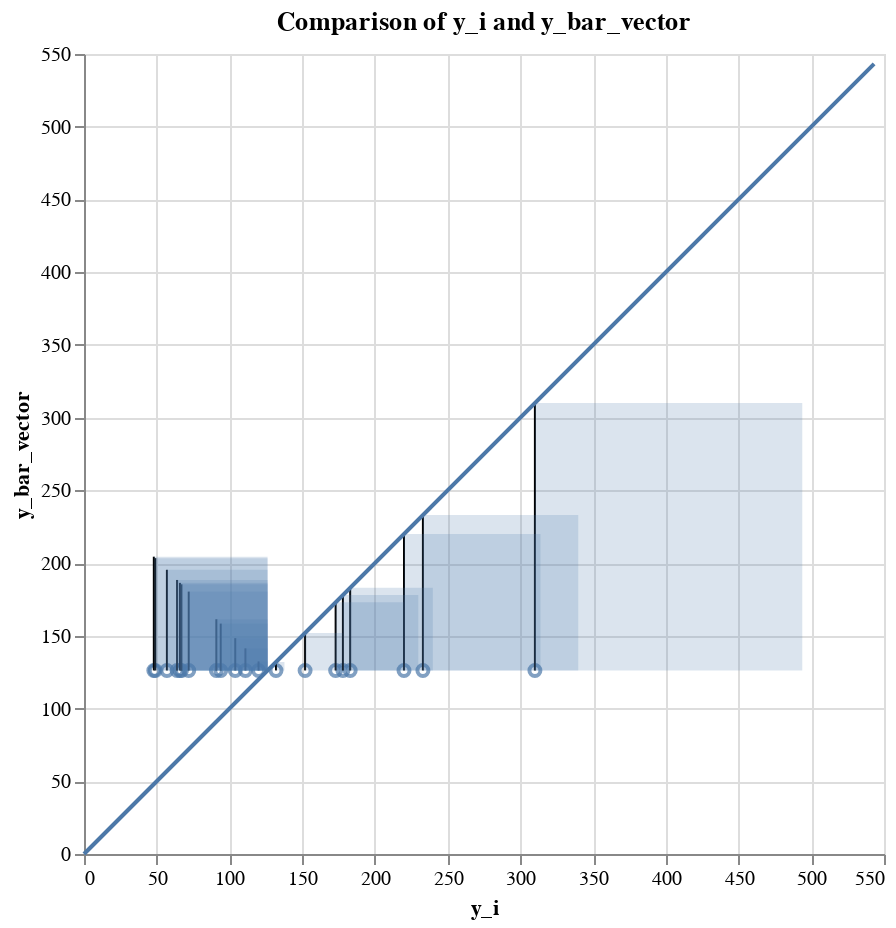
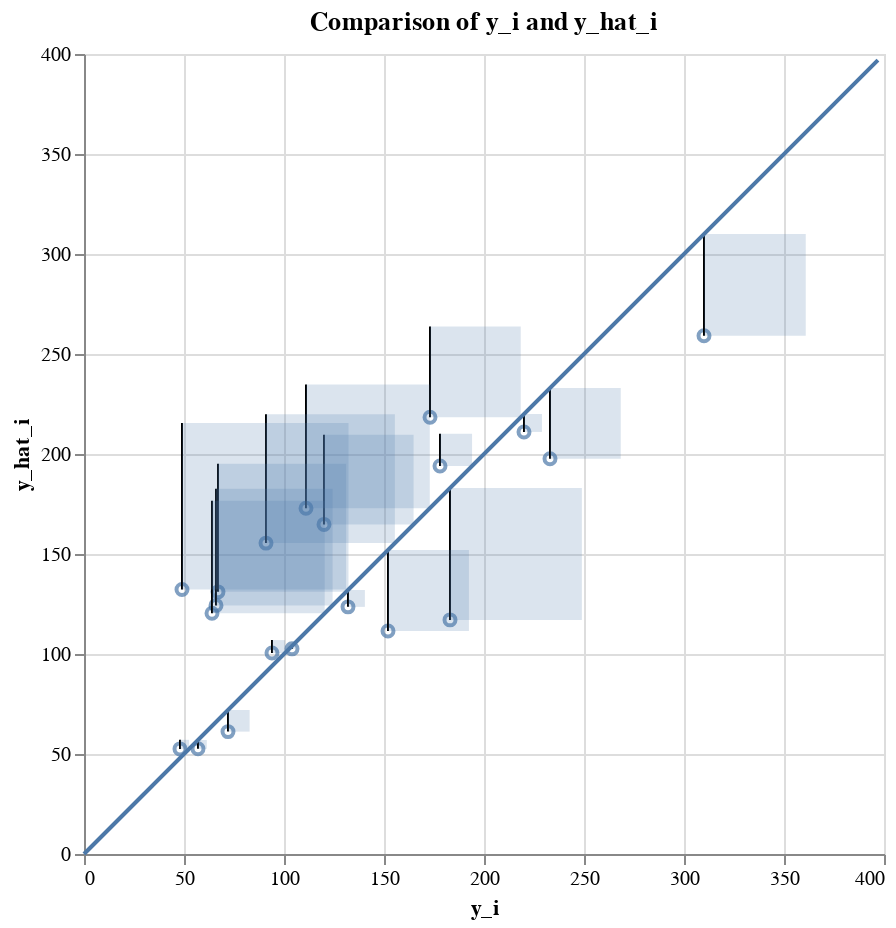
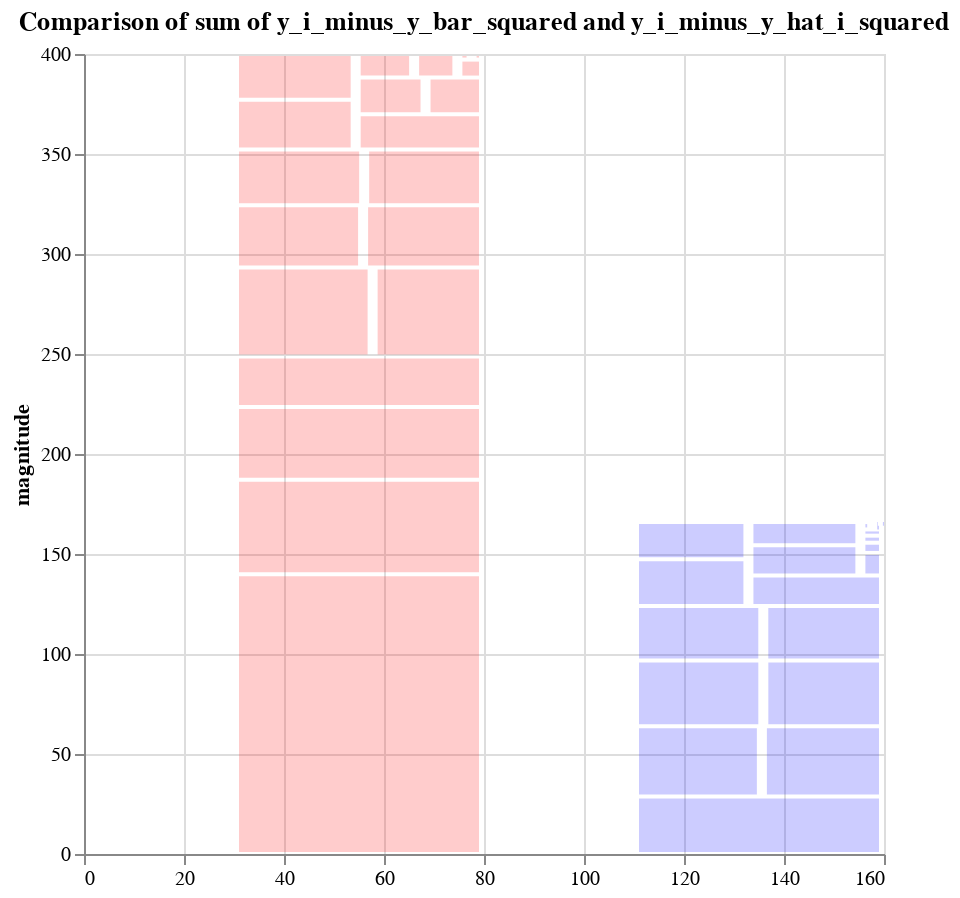
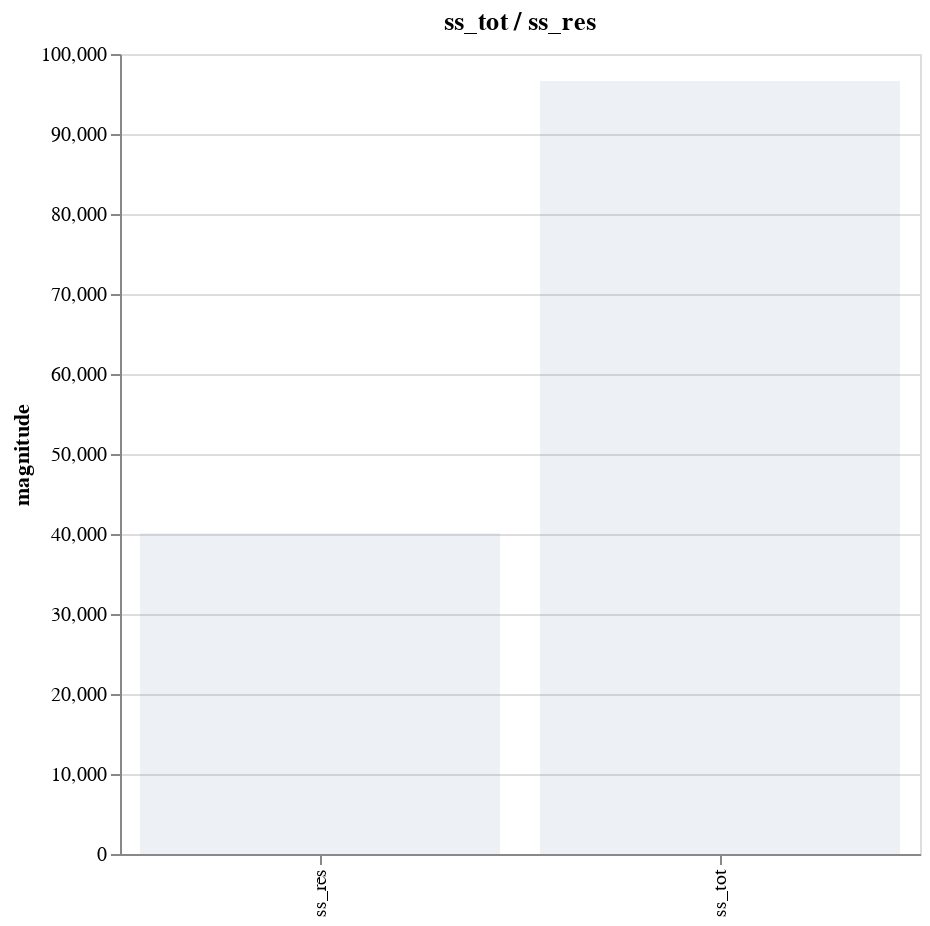

Write notebook code for charts like these, in order.
### Markdown cell above
Now that the model is trained and the libraries are loaded, the data scientist calculates some metrics.  We write out these metrics explicitly as a computation tree.  In practice, it would be possible to write a function that takes Python's abstract syntax tree generated from the scoring functions written by the data scientist.  For this use case, we assume that the AST has already been parsed and written into the DSL that specmetric expects.

### Code cell
# r2
########### BEGIN COMPUTATION GRAPH ##########
## Everything below can be extracted from the abstract syntax tree
# Changes size of container
from IPython.display import display, HTML
display(HTML("<style>.container { width:100% !important; }</style>"))
display(HTML("<style>div.output_scroll { height: 44em; }</style>"))
display(HTML("<style>.output { flex-direction: row; display: flex }</style>"))

y_i = diabetes_y_test
y_hat_i = diabetes_y_pred
X = diabetes_X_test
y_bar_scalar = np.mean(y_i)
y_bar_vector = np.full(y_i.shape, y_bar_scalar)
y_i_minus_y_hat_i = y_i - y_hat_i
y_i_minus_y_bar = y_i - y_bar_vector
y_i_minus_y_hat_i_squared = np.square(y_i_minus_y_hat_i)
y_i_minus_y_bar_squared = np.square(y_i_minus_y_bar)
ss_res = np.sum(y_i_minus_y_hat_i_squared)
ss_tot = np.sum(y_i_minus_y_bar_squared)
one = 1
ss_res_ss_tot_ratio = ss_res / ss_tot
r2 = one - ss_res_ss_tot_ratio
data_dict = {
    'y_i': y_i,
    'y_hat_i': y_hat_i,
    'X': X,
    'y_bar_scalar': y_bar_scalar,
    'y_bar_vector': y_bar_vector,
    'y_i_minus_y_hat_i': y_i_minus_y_hat_i,
    'y_i_minus_y_bar': y_i_minus_y_bar,
    'y_i_minus_y_hat_i_squared': y_i_minus_y_hat_i_squared,
    'y_i_minus_y_bar_squared': y_i_minus_y_bar_squared,
    'ss_res': ss_res,
    'ss_tot': ss_tot,
    'one': one,
    'ss_res_ss_tot_ratio': ss_res_ss_tot_ratio,
    'r2': r2
}

minus_scalar = ComputationNode('minus_scalar', None, 'scalar_diff', input_data=['one', 'ss_res_ss_tot_ratio'], output_data='r2')
one = ComputationNode('one', minus_scalar, 'scalar', input_data=[], output_data='one')
ratio = ComputationNode('ratio', minus_scalar, 'scalar_ratio', input_data=['ss_res', 'ss_tot'], output_data='ss_res_ss_tot_ratio')
vector_sum_ss_res = ComputationNode('ss_res', ratio, 'vector_sum',input_data=['y_i_minus_y_hat_i_squared'], output_data='ss_res')
vector_sum_ss_tot = ComputationNode('ss_tot', ratio, 'vector_sum', input_data=['y_i_minus_y_bar_squared'], output_data='ss_tot')
square_residuals = ComputationNode('square_residuals', vector_sum_ss_res, 'vector_square', input_data=['y_i_minus_y_hat_i'], output_data='y_i_minus_y_hat_i_squared')
square_variances = ComputationNode('square_variances', vector_sum_ss_tot, 'vector_square', input_data=['y_i_minus_y_bar'], output_data='y_i_minus_y_bar_squared')
vector_difference_residuals = ComputationNode('vector_difference_residuals', square_residuals, 'vector_diff', input_data=['y_i', 'y_hat_i'], output_data='y_i_minus_y_hat_i')
vector_difference_variances = ComputationNode('vector_difference_variances', square_variances, 'vector_diff', input_data=['y_i', 'y_bar_vector'], output_data='y_i_minus_y_bar')
y_i_var_node = ComputationNode('literal_yi_var', vector_difference_variances, 'vector', output_data='y_i')
broadcast = ComputationNode('broadcast_mean', vector_difference_variances, 'broadcast', input_data=['y_bar_scalar', 'y_i'], output_data='y_bar_vector')
mean_y = ComputationNode('mean_y', broadcast, 'mean', input_data=['y_i'], output_data='y_bar_scalar')
y_i_mean_node = ComputationNode('literal_yi_mean', mean_y, 'vector', output_data='y_i')
y_i_res_node = ComputationNode('literal_yi_res', vector_difference_residuals, 'vector', output_data='y_i')
y_hat_node = ComputationNode('literal_yhat', vector_difference_residuals, 'vector', output_data='y_hat_i')

parser = ComputationTreeParser(minus_scalar)
parser.parse_computation_tree()
vis_containers = parser.visualization_containers
########### END COMPUTATION GRAPH ##########

# print("vis_containers is ")
# [vc.pp() for vc in vis_containers]
r = AltairRenderer(vis_containers, data_dict)
charts = r.convert_to_charts()

# print("charts is ", charts)
# print("charts[0] is ", charts[0])
for c in charts:
    c.display()

### Figure 1 — Vega-Lite specification as saved in the notebook (floating-point values rounded to 4 significant figures)
{"config": {"view": {"continuousWidth": 400, "continuousHeight": 300}}, "layer": [{"mark": "point", "encoding": {"x": {"axis": {"title": "y_i"}, "field": "x", "scale": {"domain": [0, 543.2]}, "type": "quantitative"}, "y": {"axis": {"title": "y_bar_vector"}, "field": "y", "scale": {"domain": [0, 543.2]}, "type": "quantitative"}}, "height": 400.0, "title": "Comparison of y_i and y_bar_vector", "width": 400.0}, {"mark": "line", "encoding": {"x": {"axis": {"title": "y_i"}, "field": "x", "scale": {"domain": [0, 543.2]}, "type": "quantitative"}, "x2": {"field": "x"}, "y": {"axis": {"title": "y_bar_vector"}, "field": "y", "scale": {"domain": [0, 543.2]}, "type": "quantitative"}, "y2": {"field": "liney2"}}, "height": 400.0, "title": "Magnitudes of y_i_minus_y_bar", "width": 400.0}, {"mark": {"type": "rect", "opacity": 0.2}, "encoding": {"x": {"axis": {"title": "y_i"}, "field": "x", "scale": {"domain": [0, 543.2]}, "type": "quantitative"}, "x2": {"field": "squarex2"}, "y": {"axis": {"title": "y_bar_vector"}, "field": "y", "scale": {"domain": [0, 543.2]}, "type": "quantitative"}, "y2": {"field": "squarey2"}}, "height": 400.0, "title": "Magnitudes of y_i_minus_y_bar_squared", "width": 400.0}, {"data": {"name": "data-15c23951f16b3a566089d867aff67034"}, "mark": "line", "encoding": {"x": {"field": "x", "type": "quantitative"}, "y": {"field": "y", "type": "quantitative"}}}], "data": {"name": "data-0d492d611a6316ffe8d79875be8b5ab5"}, "$schema": "https://vega.github.io/schema/vega-lite/v4.17.0.json", "datasets": {"data-0d492d611a6316ffe8d79875be8b5ab5": [{"linediff": 106.8, "x": 233.0, "y": 126.2, "squarediff": 106.8, "liney2": 233.0, "squarex2": 339.8, "squarey2": 233.0}, {"linediff": -35.2, "x": 91.0, "y": 126.2, "squarediff": 35.2, "liney2": 161.4, "squarex2": 126.2, "squarey2": 161.4}, {"linediff": -15.2, "x": 111.0, "y": 126.2, "squarediff": 15.2, "liney2": 141.4, "squarex2": 126.2, "squarey2": 141.4}, {"linediff": 25.8, "x": 152.0, "y": 126.2, "squarediff": 25.8, "liney2": 152.0, "squarex2": 177.8, "squarey2": 152.0}, {"linediff": -6.2, "x": 120.0, "y": 126.2, "squarediff": 6.2, "liney2": 132.4, "squarex2": 126.2, "squarey2": 132.4}, {"linediff": -59.2, "x": 67.0, "y": 126.2, "squarediff": 59.2, "liney2": 185.4, "squarex2": 126.2, "squarey2": 185.4}, {"linediff": 183.8, "x": 310.0, "y": 126.2, "squarediff": 183.8, "liney2": 310.0, "squarex2": 493.8, "squarey2": 310.0}, {"linediff": -32.2, "x": 94.0, "y": 126.2, "squarediff": 32.2, "liney2": 158.4, "squarex2": 126.2, "squarey2": 158.4}, {"linediff": 56.8, "x": 183.0, "y": 126.2, "squarediff": 56.8, "liney2": 183.0, "squarex2": 239.8, "squarey2": 183.0}, {"linediff": -60.2, "x": 66.0, "y": 126.2, "squarediff": 60.2, "liney2": 186.4, "squarex2": 126.2, "squarey2": 186.4}, {"linediff": 46.8, "x": 173.0, "y": 126.2, "squarediff": 46.8, "liney2": 173.0, "squarex2": 219.8, "squarey2": 173.0}, {"linediff": -54.2, "x": 72.0, "y": 126.2, "squarediff": 54.2, "liney2": 180.4, "squarex2": 126.2, "squarey2": 180.4}, {"linediff": -77.2, "x": 49.0, "y": 126.2, "squarediff": 77.2, "liney2": 203.4, "squarex2": 126.2, "squarey2": 203.4}, {"linediff": -62.2, "x": 64.0, "y": 126.2, "squarediff": 62.2, "liney2": 188.4, "squarex2": 126.2, "squarey2": 188.4}, {"linediff": -78.2, "x": 48.0, "y": 126.2, "squarediff": 78.2, "liney2": 204.4, "squarex2": 126.2, "squarey2": 204.4}, {"linediff": 51.8, "x": 178.0, "y": 126.2, "squarediff": 51.8, "liney2": 178.0, "squarex2": 229.8, "squarey2": 178.0}, {"linediff": -22.2, "x": 104.0, "y": 126.2, "squarediff": 22.2, "liney2": 148.4, "squarex2": 126.2, "squarey2": 148.4}, {"linediff": 5.8, "x": 132.0, "y": 126.2, "squarediff": 5.8, "liney2": 132.0, "squarex2": 137.8, "squarey2": 132.0}, {"linediff": 93.8, "x": 220.0, "y": 126.2, "squarediff": 93.8, "liney2": 220.0, "squarex2": 313.8, "squarey2": 220.0}, {"linediff": -69.2, "x": 57.0, "y": 126.2, "squarediff": 69.2, "liney2": 195.4, "squarex2": 126.2, "squarey2": 195.4}], "data-15c23951f16b3a566089d867aff67034": [{"x": 0.0, "y": 0.0}, {"x": 543.2, "y": 543.2}]}}

### Figure 2 — Vega-Lite specification as saved in the notebook (floating-point values rounded to 4 significant figures)
{"config": {"view": {"continuousWidth": 400, "continuousHeight": 300}}, "layer": [{"mark": "point", "encoding": {"x": {"axis": {"title": "y_i"}, "field": "x", "scale": {"domain": [0, 397.0]}, "type": "quantitative"}, "y": {"axis": {"title": "y_hat_i"}, "field": "y", "scale": {"domain": [0, 397.0]}, "type": "quantitative"}}, "height": 400.0, "title": "Comparison of y_i and y_hat_i", "width": 400.0}, {"mark": "line", "encoding": {"x": {"axis": {"title": "y_i"}, "field": "x", "scale": {"domain": [0, 397.0]}, "type": "quantitative"}, "x2": {"field": "x"}, "y": {"axis": {"title": "y_hat_i"}, "field": "y", "scale": {"domain": [0, 397.0]}, "type": "quantitative"}, "y2": {"field": "liney2"}}, "height": 400.0, "title": "Magnitudes of y_i_minus_y_hat_i", "width": 400.0}, {"mark": {"type": "rect", "opacity": 0.2}, "encoding": {"x": {"axis": {"title": "y_i"}, "field": "x", "scale": {"domain": [0, 397.0]}, "type": "quantitative"}, "x2": {"field": "squarex2"}, "y": {"axis": {"title": "y_hat_i"}, "field": "y", "scale": {"domain": [0, 397.0]}, "type": "quantitative"}, "y2": {"field": "squarey2"}}, "height": 400.0, "title": "Magnitudes of y_i_minus_y_hat_i_squared", "width": 400.0}, {"data": {"name": "data-e0a81cc6e9a9e11fc25e1a30be8251a5"}, "mark": "line", "encoding": {"x": {"field": "x", "type": "quantitative"}, "y": {"field": "y", "type": "quantitative"}}}], "data": {"name": "data-16146b2f1f89d268373f6663c3108ccf"}, "$schema": "https://vega.github.io/schema/vega-lite/v4.17.0.json", "datasets": {"data-16146b2f1f89d268373f6663c3108ccf": [{"linediff": 35.38, "x": 233.0, "y": 197.6, "squarediff": 35.38, "liney2": 233.0, "squarex2": 268.4, "squarey2": 233.0}, {"linediff": -64.44, "x": 91.0, "y": 155.4, "squarediff": 64.44, "liney2": 219.9, "squarex2": 155.4, "squarey2": 219.9}, {"linediff": -61.89, "x": 111.0, "y": 172.9, "squarediff": 61.89, "liney2": 234.8, "squarex2": 172.9, "squarey2": 234.8}, {"linediff": 40.47, "x": 152.0, "y": 111.5, "squarediff": 40.47, "liney2": 152.0, "squarex2": 192.5, "squarey2": 152.0}, {"linediff": -44.79, "x": 120.0, "y": 164.8, "squarediff": 44.79, "liney2": 209.6, "squarex2": 164.8, "squarey2": 209.6}, {"linediff": -64.07, "x": 67.0, "y": 131.1, "squarediff": 64.07, "liney2": 195.1, "squarex2": 131.1, "squarey2": 195.1}, {"linediff": 50.88, "x": 310.0, "y": 259.1, "squarediff": 50.88, "liney2": 310.0, "squarex2": 360.9, "squarey2": 310.0}, {"linediff": -6.479, "x": 94.0, "y": 100.5, "squarediff": 6.479, "liney2": 107.0, "squarex2": 100.5, "squarey2": 107.0}, {"linediff": 65.94, "x": 183.0, "y": 117.1, "squarediff": 65.94, "liney2": 183.0, "squarex2": 248.9, "squarey2": 183.0}, {"linediff": -58.3, "x": 66.0, "y": 124.3, "squarediff": 58.3, "liney2": 182.6, "squarex2": 124.3, "squarey2": 182.6}, {"linediff": -45.37, "x": 173.0, "y": 218.4, "squarediff": 45.37, "liney2": 263.7, "squarex2": 218.4, "squarey2": 263.7}, {"linediff": 10.8, "x": 72.0, "y": 61.2, "squarediff": 10.8, "liney2": 72.0, "squarex2": 82.8, "squarey2": 72.0}, {"linediff": -83.25, "x": 49.0, "y": 132.2, "squarediff": 83.25, "liney2": 215.5, "squarex2": 132.2, "squarey2": 215.5}, {"linediff": -56.33, "x": 64.0, "y": 120.3, "squarediff": 56.33, "liney2": 176.7, "squarex2": 120.3, "squarey2": 176.7}, {"linediff": -4.545, "x": 48.0, "y": 52.55, "squarediff": 4.545, "liney2": 57.09, "squarex2": 52.55, "squarey2": 57.09}, {"linediff": -16.04, "x": 178.0, "y": 194.0, "squarediff": 16.04, "liney2": 210.1, "squarex2": 194.0, "squarey2": 210.1}, {"linediff": 1.424, "x": 104.0, "y": 102.6, "squarediff": 1.424, "liney2": 104.0, "squarex2": 105.4, "squarey2": 104.0}, {"linediff": 8.432, "x": 132.0, "y": 123.6, "squarediff": 8.432, "liney2": 132.0, "squarex2": 140.4, "squarey2": 132.0}, {"linediff": 8.965, "x": 220.0, "y": 211.0, "squarediff": 8.965, "liney2": 220.0, "squarex2": 229.0, "squarey2": 220.0}, {"linediff": 4.398, "x": 57.0, "y": 52.6, "squarediff": 4.398, "liney2": 57.0, "squarex2": 61.4, "squarey2": 57.0}], "data-e0a81cc6e9a9e11fc25e1a30be8251a5": [{"x": 0.0, "y": 0.0}, {"x": 397.0, "y": 397.0}]}}

### Figure 3 — Vega-Lite specification as saved in the notebook (floating-point values rounded to 4 significant figures)
{"config": {"view": {"continuousWidth": 400, "continuousHeight": 300}}, "data": {"name": "data-2bab904533821a217c49a26081e588fb"}, "mark": {"type": "rect", "opacity": 0.2}, "encoding": {"color": {"field": "color", "scale": null, "type": "nominal"}, "x": {"axis": {"title": ""}, "field": "__x__", "type": "quantitative"}, "x2": {"field": "__x2__"}, "y": {"axis": {"title": "magnitude"}, "field": "__y__", "type": "quantitative"}, "y2": {"field": "__y2__"}}, "height": 400.0, "title": "Comparison of sum of y_i_minus_y_bar_squared and y_i_minus_y_hat_i_squared", "width": 400.0, "$schema": "https://vega.github.io/schema/vega-lite/v4.17.0.json", "datasets": {"data-2bab904533821a217c49a26081e588fb": [{"__x__": 31.0, "__x2__": 79.0, "__y__": 1.0, "__y2__": 138.9, "color": "red"}, {"__x__": 31.0, "__x2__": 79.0, "__y__": 140.9, "__y2__": 186.1, "color": "red"}, {"__x__": 31.0, "__x2__": 79.0, "__y__": 188.1, "__y2__": 222.5, "color": "red"}, {"__x__": 31.0, "__x2__": 79.0, "__y__": 224.5, "__y2__": 247.8, "color": "red"}, {"__x__": 31.0, "__x2__": 56.72, "__y__": 249.8, "__y2__": 292.3, "color": "red"}, {"__x__": 58.72, "__x2__": 79.0, "__y__": 249.8, "__y2__": 292.3, "color": "red"}, {"__x__": 31.0, "__x2__": 54.82, "__y__": 294.3, "__y2__": 323.3, "color": "red"}, {"__x__": 56.82, "__x2__": 79.0, "__y__": 294.3, "__y2__": 323.3, "color": "red"}, {"__x__": 31.0, "__x2__": 55.03, "__y__": 325.3, "__y2__": 351.2, "color": "red"}, {"__x__": 57.03, "__x2__": 79.0, "__y__": 325.3, "__y2__": 351.2, "color": "red"}, {"__x__": 31.0, "__x2__": 53.34, "__y__": 353.2, "__y2__": 376.2, "color": "red"}, {"__x__": 31.0, "__x2__": 53.34, "__y__": 378.2, "__y2__": 399.0, "color": "red"}, {"__x__": 55.34, "__x2__": 79.0, "__y__": 353.2, "__y2__": 368.9, "color": "red"}, {"__x__": 55.34, "__x2__": 67.31, "__y__": 370.9, "__y2__": 387.2, "color": "red"}, {"__x__": 69.31, "__x2__": 79.0, "__y__": 370.9, "__y2__": 387.2, "color": "red"}, {"__x__": 55.34, "__x2__": 65.02, "__y__": 389.2, "__y2__": 399.0, "color": "red"}, {"__x__": 67.02, "__x2__": 73.68, "__y__": 389.2, "__y2__": 399.0, "color": "red"}, {"__x__": 75.68, "__x2__": 79.0, "__y__": 389.2, "__y2__": 396.2, "color": "red"}, {"__x__": 75.68, "__x2__": 76.52, "__y__": 398.2, "__y2__": 399.0, "color": "red"}, {"__x__": 78.52, "__x2__": 79.0, "__y__": 398.2, "__y2__": 399.0, "color": "red"}, {"__x__": 111.0, "__x2__": 159.0, "__y__": 1.0, "__y2__": 27.69, "color": "blue"}, {"__x__": 111.0, "__x2__": 134.6, "__y__": 29.69, "__y2__": 62.88, "color": "blue"}, {"__x__": 136.6, "__x2__": 159.0, "__y__": 29.69, "__y2__": 62.88, "color": "blue"}, {"__x__": 111.0, "__x2__": 134.9, "__y__": 64.88, "__y2__": 95.73, "color": "blue"}, {"__x__": 136.9, "__x2__": 159.0, "__y__": 64.88, "__y2__": 95.73, "color": "blue"}, {"__x__": 111.0, "__x2__": 134.9, "__y__": 97.73, "__y2__": 122.9, "color": "blue"}, {"__x__": 136.9, "__x2__": 159.0, "__y__": 97.73, "__y2__": 122.9, "color": "blue"}, {"__x__": 111.0, "__x2__": 131.9, "__y__": 124.9, "__y2__": 146.3, "color": "blue"}, {"__x__": 111.0, "__x2__": 131.9, "__y__": 148.3, "__y2__": 165.0, "color": "blue"}, {"__x__": 133.9, "__x2__": 159.0, "__y__": 124.9, "__y2__": 138.3, "color": "blue"}, {"__x__": 133.9, "__x2__": 154.3, "__y__": 140.3, "__y2__": 153.4, "color": "blue"}, {"__x__": 133.9, "__x2__": 154.3, "__y__": 155.4, "__y2__": 165.0, "color": "blue"}, {"__x__": 156.3, "__x2__": 159.0, "__y__": 140.3, "__y2__": 149.5, "color": "blue"}, {"__x__": 156.3, "__x2__": 159.0, "__y__": 151.5, "__y2__": 154.6, "color": "blue"}, {"__x__": 156.3, "__x2__": 159.0, "__y__": 156.6, "__y2__": 158.2, "color": "blue"}, {"__x__": 156.3, "__x2__": 159.0, "__y__": 160.2, "__y2__": 161.3, "color": "blue"}, {"__x__": 156.3, "__x2__": 156.6, "__y__": 163.3, "__y2__": 165.0, "color": "blue"}, {"__x__": 158.6, "__x2__": 159.0, "__y__": 162.3, "__y2__": 164.1, "color": "blue"}, {"__x__": 158.6, "__x2__": 158.8, "__y__": 164.1, "__y2__": 166.0, "color": "blue"}, {"__x__": 159.8, "__x2__": 160.0, "__y__": 164.1, "__y2__": 166.0, "color": "blue"}]}}

### Figure 4 — Vega-Lite specification as saved in the notebook (floating-point values rounded to 4 significant figures)
{"config": {"view": {"continuousWidth": 400, "continuousHeight": 300}}, "data": {"name": "data-7b422bdd935511855b512231cea3b0d6"}, "mark": {"type": "bar", "opacity": 0.1}, "encoding": {"x": {"axis": {"title": ""}, "field": "scalar_names", "type": "nominal"}, "y": {"axis": {"title": "magnitude"}, "field": "scalar_values", "type": "quantitative"}}, "height": 400.0, "title": "ss_tot / ss_res", "width": 400.0, "$schema": "https://vega.github.io/schema/vega-lite/v4.17.0.json", "datasets": {"data-7b422bdd935511855b512231cea3b0d6": [{"scalar_values": 96620.0, "scalar_names": "ss_tot"}, {"scalar_values": 40090.0, "scalar_names": "ss_res"}]}}
